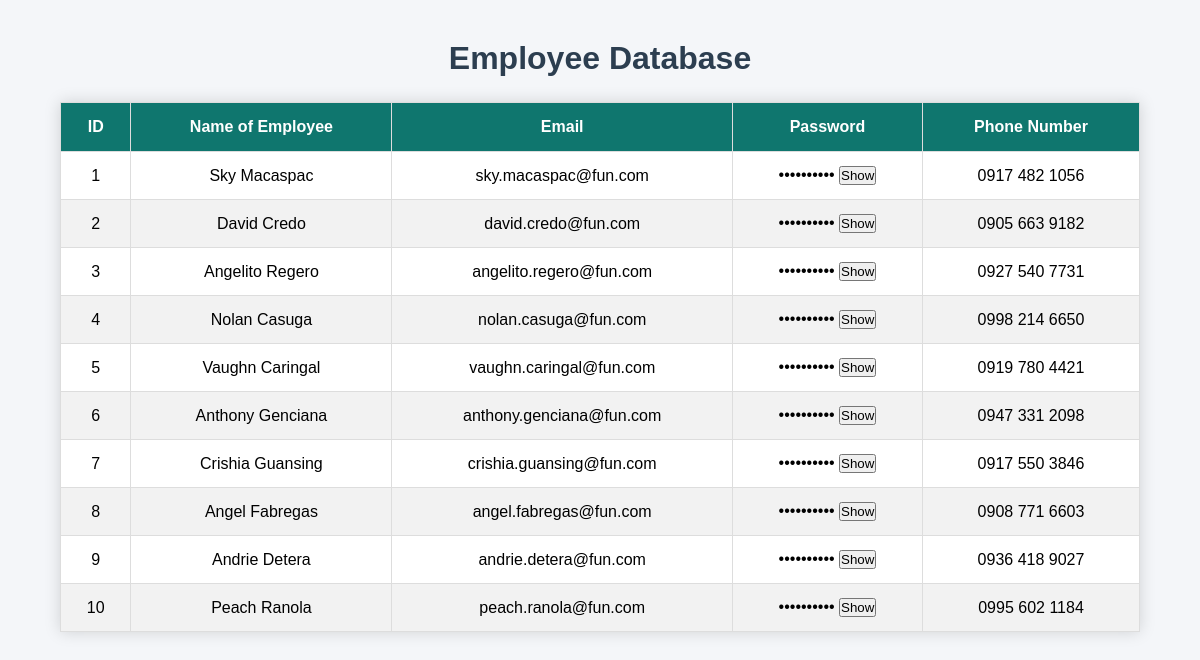
The app's page /SYSADM_FINALS/index.php with its own data.
### tables this page shows
CREATE TABLE `employees` (
  `id` int(11) NOT NULL,
  `employee_name` varchar(100) NOT NULL,
  `email` varchar(100) NOT NULL,
  `password_plain` varchar(100) DEFAULT NULL,
  `password_hash` varchar(255) DEFAULT NULL,
  `phone_number` varchar(20) NOT NULL
);

### SYSADM_FINALS/index.php (the view, shortened to what this page needs)
<?php
include "config/database.php";
$sql = "SELECT * FROM employees";
$result = mysqli_query($conn, $sql);
?>
<!DOCTYPE html>
<html lang="en">
<head>
    <link rel="stylesheet" href="css/style.css">
</head>
<body>
<div class="container">
    <h1>Employee Database</h1>
    <table>
        <thead>
            <tr>
                <th>ID</th>
                <th>Name of Employee</th>
                <th>Email</th>
                <th>Password</th>
                <th>Phone Number</th>
            </tr>
        </thead>
        <tbody>
        <?php
        if(mysqli_num_rows($result) > 0){
            while($row = mysqli_fetch_assoc($result)){
        ?>
        <tr>
            <td><?php echo $row['id']; ?></td>
            <td><?php echo $row['employee_name']; ?></td>
            <td><?php echo $row['email']; ?></td>
            <td>
                <span id="pw<?php echo $row['id']; ?>">
                    ••••••••••
                </span>
                <button
                onclick="togglePassword(
                'pw<?php echo $row['id']; ?>',
                '<?php echo htmlspecialchars($row['password_plain'], ENT_QUOTES); ?>'
                )">
                Show
                </button>
            </td>
            <td><?php echo $row['phone_number']; ?></td>
        </tr>
        <?php
            }
        }else{
            echo "<tr><td colspan='5'>No Records Found.</td></tr>";
        }
        ?>
        </tbody>
    </table>
</div>
</body>
</html>

### SYSADM_FINALS/css/style.css (style rules this page uses)
* { margin:0; padding:0; box-sizing:border-box; font-family:Arial, Helvetica, sans-serif; }
body { background:#f4f6f9; }
.container { width:90%; margin:40px auto; }
h1 { text-align:center; margin-bottom:25px; color:#2c3e50; }
table { width:100%; border-collapse:collapse; background:white; box-shadow:0 0 15px rgba(0,0,0,.15); }
thead { background:#0f766e; color:white; }
th { padding:15px; }
td { padding:14px; text-align:center; }
tbody tr:nth-child(even) { background:#f2f2f2; }
table,th,td { border:1px solid #ddd; }

### records on screen
employees: id "1", employee_name "Sky Macaspac", email "sky.macaspac@fun.com", phone_number "0917 482 1056"
employees: id "2", employee_name "David Credo", email "david.credo@fun.com", phone_number "0905 663 9182"
employees: id "3", employee_name "Angelito Regero", email "angelito.regero@fun.com", phone_number "0927 540 7731"
employees: id "4", employee_name "Nolan Casuga", email "nolan.casuga@fun.com", phone_number "0998 214 6650"
employees: id "5", employee_name "Vaughn Caringal", email "vaughn.caringal@fun.com", phone_number "0919 780 4421"
employees: id "6", employee_name "Anthony Genciana", email "anthony.genciana@fun.com", phone_number "0947 331 2098"
employees: id "7", employee_name "Crishia Guansing", email "crishia.guansing@fun.com", phone_number "0917 550 3846"
employees: id "8", employee_name "Angel Fabregas", email "angel.fabregas@fun.com", phone_number "0908 771 6603"
employees: id "9", employee_name "Andrie Detera", email "andrie.detera@fun.com", phone_number "0936 418 9027"
employees: id "10", employee_name "Peach Ranola", email "peach.ranola@fun.com", phone_number "0995 602 1184"
